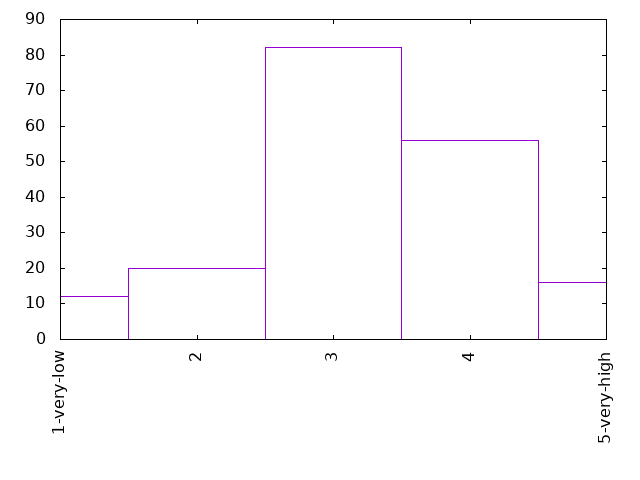

Write the gnuplot code that produced this figure.
set term png
set out "0-10freetime.png"
set key off
set xtics rotate
set yrange[0:90]

plot '0-10freetime.dat' using 1:xticlabel(2) with boxes
